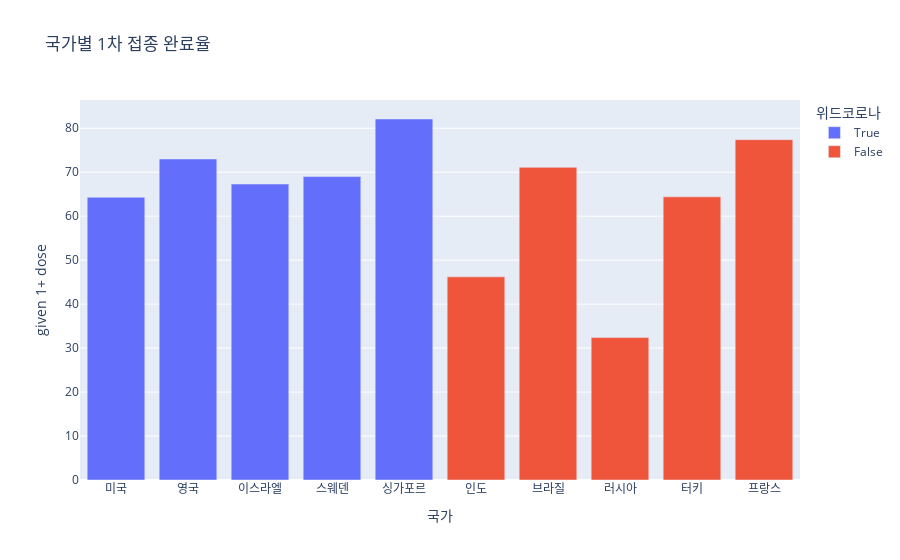

The code cell stored with this chart in its notebook:
### Code cell
data_compare.sort_values(by='given 1+ dose')
fig = px.bar(data_compare, x="국가", y="given 1+ dose", color="위드코로나", title="국가별 1차 접종 완료율")
fig.show()

### Figure 1 — Plotly figure (JSON) as saved in the notebook; plotly's stock layout.template omitted (floating-point values rounded to 4 significant figures)
{"data": [{"alignmentgroup": "True", "hovertemplate": "위드코로나=True<br>국가=%{x}<br>given 1+ dose=%{y}<extra></extra>", "legendgroup": "True", "marker": {"color": "#636efa", "pattern": {"shape": ""}}, "name": "True", "offsetgroup": "True", "orientation": "v", "showlegend": true, "textposition": "auto", "type": "bar", "x": ["미국", "영국", "이스라엘", "스웨덴", "싱가포르"], "xaxis": "x", "y": [64.3, 73, 67.3, 69, 82.1], "yaxis": "y"}, {"alignmentgroup": "True", "hovertemplate": "위드코로나=False<br>국가=%{x}<br>given 1+ dose=%{y}<extra></extra>", "legendgroup": "False", "marker": {"color": "#EF553B", "pattern": {"shape": ""}}, "name": "False", "offsetgroup": "False", "orientation": "v", "showlegend": true, "textposition": "auto", "type": "bar", "x": ["인도", "브라질", "러시아", "터키", "프랑스"], "xaxis": "x", "y": [46.2, 71.1, 32.4, 64.4, 77.4], "yaxis": "y"}], "layout": {"barmode": "relative", "legend": {"title": {"text": "위드코로나"}, "tracegroupgap": 0}, "title": {"text": "국가별 1차 접종 완료율"}, "xaxis": {"anchor": "y", "domain": [0, 1], "title": {"text": "국가"}}, "yaxis": {"anchor": "x", "domain": [0, 1], "title": {"text": "given 1+ dose"}}}}
